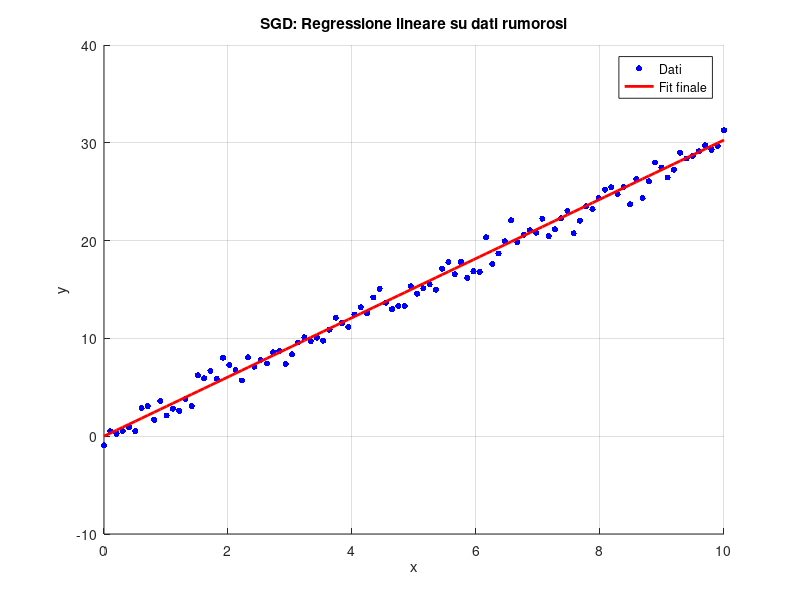
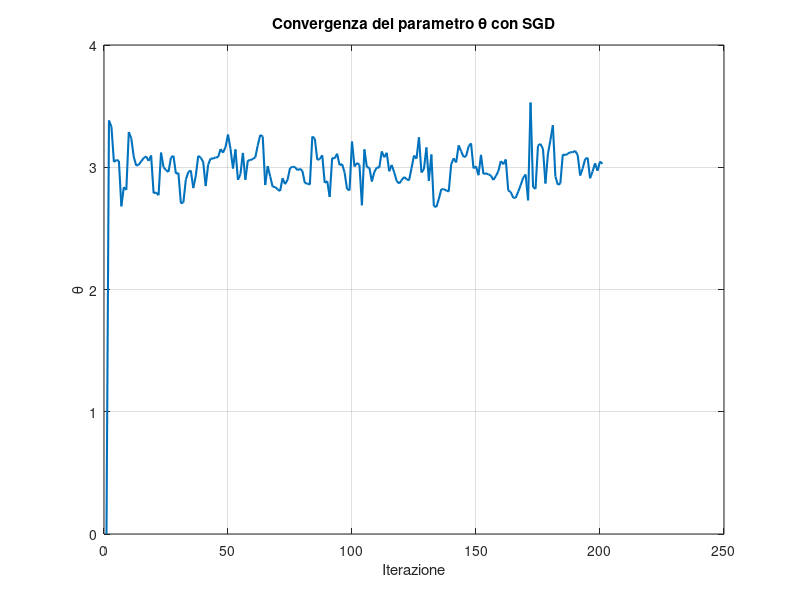

MATLAB code to generate these figures, in order:
% Ottimizzazione: Stochastic Gradient Descent
clear; close all; clc;

%% Generazione di dati sintetici: y = 3*x + rumore
n = 100;                                % Numero di campioni
x_data = linspace(0, 10, n)';           % Vettore colonna con valori di x da 0 a 10
y_data = 3 * x_data + randn(n, 1);      % Valori di y con pendenza 3 e rumore gaussiano

theta = 0;                              % Inizializzazione del parametro (pendenza della retta)
alpha = 0.01;                           % Learning rate (passo di aggiornamento)
epochs = 2;                             % Numero di epoche (quante volte si vede l'intero dataset)

theta_history = theta;                  % Vettore per memorizzare l'evoluzione di theta

%% Ciclo principale di Stochastic Gradient Descent
for epoch = 1:epochs
    idx = randperm(n);                              % Mescola gli indici dei dati per ogni epoca (SGD)

    for i = 1:n
        x_i = x_data(idx(i));                       % Estrae un campione x in ordine casuale
        y_i = y_data(idx(i));                       % Estrae il corrispondente y

        grad_i = -2 * x_i * (y_i - theta * x_i);    % Gradiente del costo per il singolo esempio: grad = -2*x*(y - theta*x)
        theta = theta - alpha * grad_i;             % Aggiornamento del parametro con il gradiente calcolato
        
        theta_history(end+1) = theta;               % Salva il valore di theta per tracciare la sua evoluzione
    end
end

% Visualizzazione del parametro finale
fprintf('Parametro ottimale trovato: theta = %.4f\n', theta);

%% Grafico dei dati originali e della retta ottenuta con il theta finale
figure;
scatter(x_data, y_data, 20, 'b', 'filled'); hold on;  % Dati rumorosi
plot(x_data, theta * x_data, 'r-', 'LineWidth', 2);   % Retta di regressione
title('SGD: Regressione lineare su dati rumorosi');
xlabel('x'); ylabel('y');
legend('Dati', 'Fit finale', 'Location', 'best');
grid on;

% Grafico dell’evoluzione del parametro theta durante l’apprendimento
figure;
plot(theta_history, 'LineWidth', 1.5);
xlabel('Iterazione'); ylabel('\theta');
title('Convergenza del parametro \theta con SGD');
grid on;
